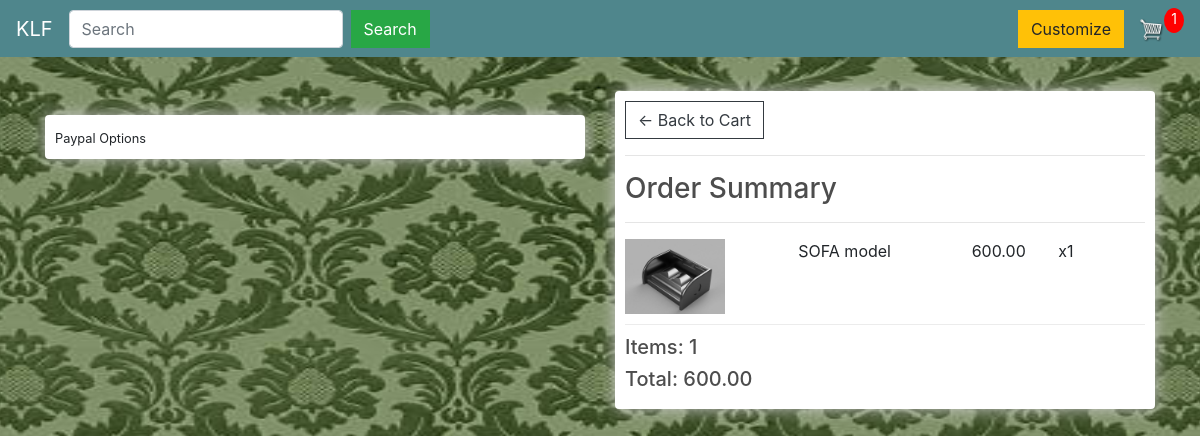
Screenshot of /checkout/ (signed in) with the database file from the repository.
### store/models.py (models this page shows, shortened)
class OrderItem(models.Model):
	product = models.ForeignKey(Product, on_delete=models.SET_NULL, null=True)
	order = models.ForeignKey(Order, on_delete=models.SET_NULL, null=True)
	quantity = models.IntegerField(default=0, null=True, blank=True)
	date_added = models.DateTimeField(auto_now_add=True)
	@property
	def get_total(self):
		total = self.product.price * self.quantity
		return total

class Product(models.Model):
	name = models.CharField(max_length=200)
	price = models.FloatField()
	digital = models.BooleanField(default=False,null=True, blank=True)
	image = models.ImageField(null=True, blank=True)
	@property
	def imageURL(self):
		try:
			url = self.image.url
		except:
			url = ''
		return url

class Order(models.Model):
	customer = models.ForeignKey(Customer, on_delete=models.SET_NULL, null=True, blank=True)
	date_ordered = models.DateTimeField(auto_now_add=True)
	complete = models.BooleanField(default=False)
	transaction_id = models.CharField(max_length=100, null=True)
	@property
	def shipping(self):
		shipping = False
		orderitems = self.orderitem_set.all()
		for i in orderitems:
			if i.product.digital == False:
				shipping = True
		return shipping
	@property
	def get_cart_total(self):
		orderitems = self.orderitem_set.all()
		total = sum([item.get_total for item in orderitems])
		return total
	@property
	def get_cart_items(self):
		orderitems = self.orderitem_set.all()
		total = sum([item.quantity for item in orderitems])
		return total

### store/views.py (the view)
# urls.py: path('checkout/', views.checkout, name="checkout"),
def checkout(request):
     data = cartData(request)
     cartItems = data['cartItems']
     order = data['order']
     items = data['items']
     context = {'items':items, 'order':order, 'cartItems':cartItems}
     return render(request, 'store/checkout.html', context)

### store/utils.py (called while the page is built)
def cartData(request):
    if request.user.is_authenticated:
        customer = request.user.customer
        order, created = Order.objects.get_or_create(customer=customer, complete=False)
        items = order.orderitem_set.all()
        cartItems = order.get_cart_items
    else:
        cookieData = cookieCart(request)
        cartItems = cookieData['cartItems']
        order = cookieData['order']
        items = cookieData['items']
    return {'cartItems':cartItems ,'order':order, 'items':items}

### store/templates/store/checkout.html (shortened to what this page needs)
{% extends 'store/main.html' %}
{% load static %}
{% block content %}
     <div class="row">
          <div class="col-lg-6">
               <br>
               <div class="box-element hidden" id="payment-info">
                    <small>Paypal Options</small>
               </div>
          </div>
          <div class="col-lg-6">
               <div class="box-element">
                    <a  class="btn btn-outline-dark" href="{% url 'cart' %}">&#x2190; Back to Cart</a>
                    <hr>
                    <h3>Order Summary</h3>
                    <hr>
                    {% for item in items %}
                    <div class="cart-row">
                         <div style="flex:2"><img class="row-image" src="{{item.product.imageURL}}"></div>
                         <div style="flex:2"><p>{{item.product.name}}</p></div>
                         <div style="flex:1"><p>{{item.product.price|floatformat:2}}</p></div>
                         <div style="flex:1"><p>x{{item.quantity}}</p></div>
                    </div>
                    {% endfor %}
                    <h5>Items:   {{order.get_cart_items}}</h5>
                    <h5>Total:   {{order.get_cart_total|floatformat:2}}</h5>
               </div>
          </div>
     </div>
{% endblock content %}

### static/css/main.css (style rules this page uses)
#bg { background-repeat:no repeat; background-size:1800px 700px; background-position:top; background-attachment:fixed; }
body { background-color: hsl(0, 0%, 98%); }
h1,h2,h3,h4,h5,h6 { color:hsl(0, 0%, 30%); }
.box-element { box-shadow:hsl(0, 0%, 80%) 0 0 16px; background-color: #fff; border-radius: 4px; padding: 10px; }
.col-lg-4, .col-lg-6, .col-lg-8, .col-lg-12 { margin-top: 10px; }
.btn { border-radius: 0; }
.row-image { width: 100px; }
.cart-row { display: flex; align-items: flex-stretch; padding-bottom: 10px; margin-bottom: 10px; border-bottom: 1px solid #ececec; }

### rows the page displays
OrderItem: product.imageURL (picture), product.name "SOFA model", product.price "600.00", quantity "1"
Order: get_cart_items "1", get_cart_total "600.00"

### other values shown
{{ cartItems }} "1"
